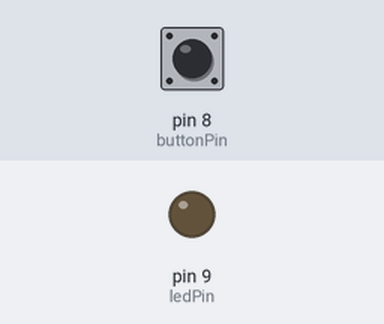
Bench run of a sketch on a simulated Arduino Uno, built with avr-gcc and run on an emulated ATmega328P. Parts: output pins drawn as LEDs (lit = HIGH). Inputs (shaded band) come from the test bench; at power-on: pin 8 (buttonPin) HIGH.

Above: at 1.2 s.
1.3 s: pin 8 (buttonPin) pulled LOW for 0.15 s
At 2.5 s:
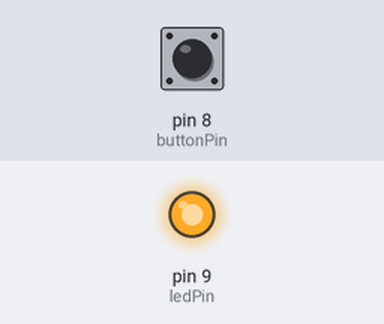
2.9 s: pin 8 (buttonPin) pulled LOW for 1 s
At 3.9 s:
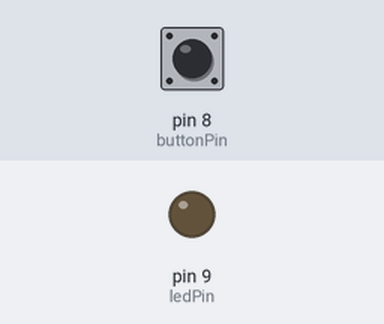
5.4 s: pin 8 (buttonPin) pulled LOW for 3.2 s
At 5.8 s:
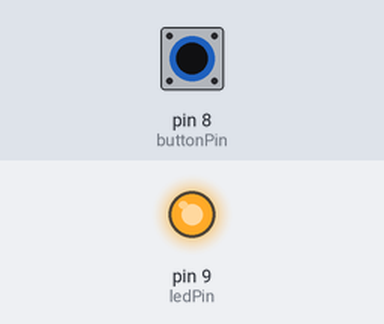
Timing chart, 0 to 8.4 s (numbered marks = the images above; inputs shaded):
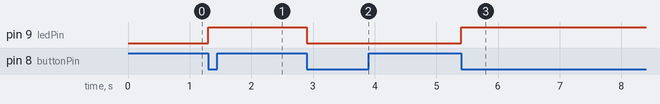

The sketch:

06_buttonToggle.ino
```cpp
// This sketch toggles an LED attached to pin 9 when a button attached to pin 8 is pressed (make sure to use a current limiting resistor!)
// Nicholas Schwankl - 9/7/2020

#define ledPin      9
#define buttonPin   8

bool thisState = LOW;                     // This boolean (on/off) is used to track if the button is pressed
bool lastState = LOW;                     // This boolean is used to track if the button was pressed last loop
bool ledState  = LOW;                     // This boolean is used to track what state the LED is in

void setup() {

  pinMode(ledPin, OUTPUT);
  pinMode(buttonPin, INPUT_PULLUP);

}

void loop() {

  thisState = !digitalRead(buttonPin);                // Read in the state of the button

  if( (thisState==HIGH) && (lastState==LOW) ){        // If the state is pressed and it wasn't pressed before
    ledState = !ledState;                             // Set the state of the LED to the opposite of what it is now
    digitalWrite(ledPin, ledState);                   // And write that state to the LED
  }

  lastState = thisState;                              // Set the value of "lastState" for the next loop

}
```

Measured:
- after the input at 1.3 s, pin 9 (ledPin): LOW → HIGH at once
- after the input at 2.9 s, pin 9 (ledPin): HIGH → LOW at once
- after the input at 5.4 s, pin 9 (ledPin): LOW → HIGH at once
